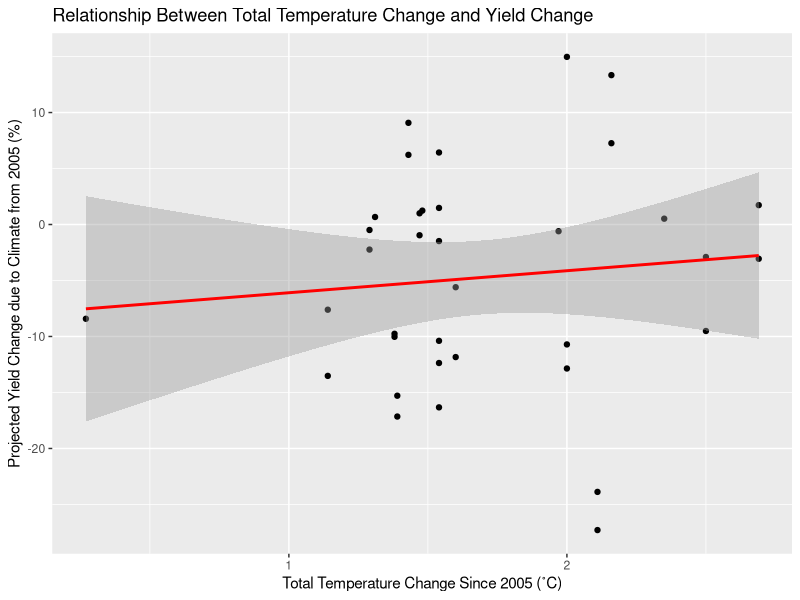
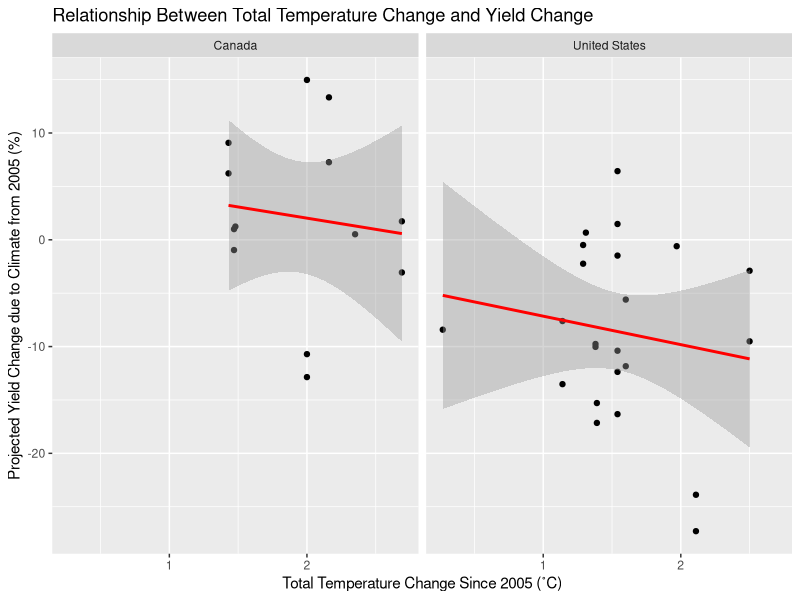
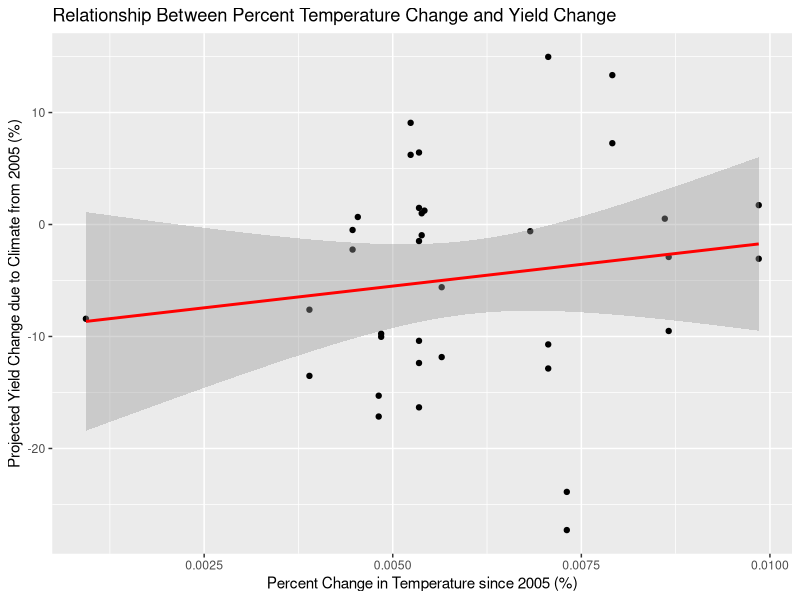
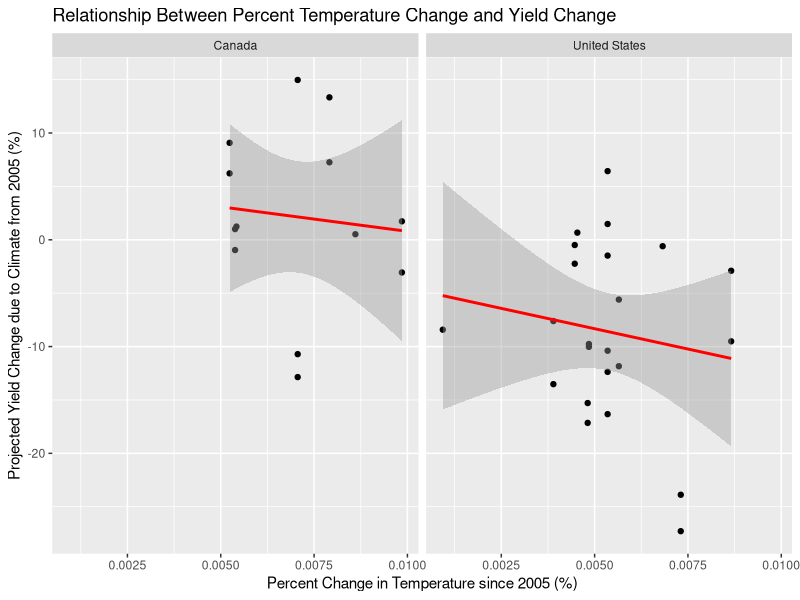

Recreate these plots in R, in order.
## ---- chunk 1
knitr::opts_chunk$set(echo = TRUE)
## ---- chunk 2
library(tidyverse)  # suite of packages for data manipulation/visualization
library(Hmisc)  # more data analysis
library(dplyr)  # data frame manipulation
library(skimr)  # for creating summaries
library(magrittr)  # enable piping
## ---- chunk 3
# processed_projected_impact data frame generated from Data_Processing_and_Wrangling.Rmd

processed_projected_impact <- read.csv("processed_projected_impacts.csv", 
                                           header = TRUE, sep = ",", dec = ".")
## ---- chunk 4
# temperature was converted to Kelvin to enable calculation of percent temperature change
# K = ˚C + 273.15

processed_projected_impact <- processed_projected_impact %>%
  
  # adding an additional variable with temperature in K:
  dplyr::mutate(current_avg_temp_K = current_avg_temp + 273.15) %>%  # convert C to K
  
  # add additional variable of calculated percent precipitation change
  dplyr::mutate(percent_temperature_change = 
                  local_temp_change_since_2005 / current_avg_temp_K) # 


# generate data frames split by country to allow for R^2 analysis
USA_projected_impact <- processed_projected_impact %>%
  filter(country=="United States")

canada_projected_impact <- processed_projected_impact %>%
  filter(country=="Canada")
## ---- chunk 5
# TOTAL Precipitation Change ACROSS COUNTRIES

# generating R^2 value for combined data:
temp_total_combined <- data.frame(
  processed_projected_impact$local_temp_change_since_2005,
  processed_projected_impact$climate_yield_change_from_2005)

lmod_combined_total=lm(processed_projected_impact$local_temp_change_since_2005
        ~processed_projected_impact$climate_yield_change_from_2005,
        temp_total_combined)

summary(lmod_combined_total)  # produces R squared value of R^2 = 0.002795

# generating scatter plot for combined data:
processed_projected_impact %>%
  filter(time_slice != "EC") %>%
  ggplot(data=., mapping=aes(x=local_temp_change_since_2005,
                             y=climate_yield_change_from_2005)) +
  geom_point() +
  geom_smooth(method=lm, color="red") +
  labs(title="Relationship Between Total Temperature Change and Yield Change", 
       x="Total Temperature Change Since 2005 (˚C)", 
       y="Projected Yield Change due to Climate from 2005 (%)")

# TOTAL Precipitation Change BY COUNTRY
# generating R^2 value for USA data:
temp_total_USA <- data.frame(
  USA_projected_impact$local_temp_change_since_2005,
  USA_projected_impact$climate_yield_change_from_2005)

lmod_USA_total=lm(USA_projected_impact$local_temp_change_since_2005
        ~USA_projected_impact$climate_yield_change_from_2005,
        temp_total_USA)

summary(lmod_USA_total)  # produces R squared value of R^2 = 0.001485

# generating R^2 value for Canada data:
temp_total_canada <- data.frame(
  canada_projected_impact$local_temp_change_since_2005,
  canada_projected_impact$climate_yield_change_from_2005)

lmod_canada_total=lm(canada_projected_impact$local_temp_change_since_2005
        ~canada_projected_impact$climate_yield_change_from_2005,
        temp_total_canada)

summary(lmod_canada_total)  # produces R squared value of R^2 = 0.07198

# generate plots for individual countries:
processed_projected_impact %>%
  filter(time_slice != "EC") %>%
  ggplot(data=., mapping=aes(x=local_temp_change_since_2005,
                             y=climate_yield_change_from_2005)) +
  geom_point() +
  facet_wrap(~country) +
  geom_smooth(method=lm, color="red") +
  labs(title="Relationship Between Total Temperature Change and Yield Change", 
       x="Total Temperature Change Since 2005 (˚C)", 
       y="Projected Yield Change due to Climate from 2005 (%)")
## ---- chunk 6
# PERCENT Precipitation Change ACROSS COUNTRIES

# generating R^2 value for combined data:
temp_percent_combined <- data.frame(
  processed_projected_impact$percent_temperature_change,
  processed_projected_impact$climate_yield_change_from_2005)

lmod_combined_percent=lm(processed_projected_impact$percent_temperature_change
        ~processed_projected_impact$climate_yield_change_from_2005,
        temp_percent_combined)

summary(lmod_combined_percent)  # produces R squared value of R^2 = 0.001112

# generating scatter plot for combined countries:
processed_projected_impact %>%
  filter(time_slice != "EC") %>%
  ggplot(data=., mapping=aes(x=percent_temperature_change,
                             y=climate_yield_change_from_2005)) +
  geom_point() +
  geom_smooth(method=lm, color="red") +
  labs(title="Relationship Between Percent Temperature Change and Yield Change", 
       x="Percent Change in Temperature since 2005 (%)", 
       y="Projected Yield Change due to Climate from 2005 (%)")

# PERCENT Precipitation Change BY COUNTRY
# generating R^2 value for USA data:
temp_percent_USA <- data.frame(
  USA_projected_impact$percent_temperature_change,
  USA_projected_impact$climate_yield_change_from_2005)

lmod_USA_percent=lm(USA_projected_impact$percent_temperature_change
        ~USA_projected_impact$climate_yield_change_from_2005,
        temp_percent_USA)

summary(lmod_USA_percent)  # produces R squared value of R^2 = 0.001292

# generating R^2 value for Canada data:
temp_percent_canada <- data.frame(
  canada_projected_impact$percent_temperature_change,
  canada_projected_impact$climate_yield_change_from_2005)

lmod_canada_percent=lm(canada_projected_impact$percent_temperature_change
        ~canada_projected_impact$climate_yield_change_from_2005,
        temp_percent_canada)

summary(lmod_canada_percent)  # produces R squared value of R^2 = 0.05547

# generating scatter plot for combined data:
processed_projected_impact %>%
  filter(time_slice != "EC") %>%
  ggplot(data=., mapping=aes(x=percent_temperature_change,
                             y=climate_yield_change_from_2005)) +
  geom_point() +
  facet_wrap(~ country) +
  geom_smooth(method=lm, color="red") +
  labs(title="Relationship Between Percent Temperature Change and Yield Change", 
       x="Percent Change in Temperature since 2005 (%)", 
       y="Projected Yield Change due to Climate from 2005 (%)")
